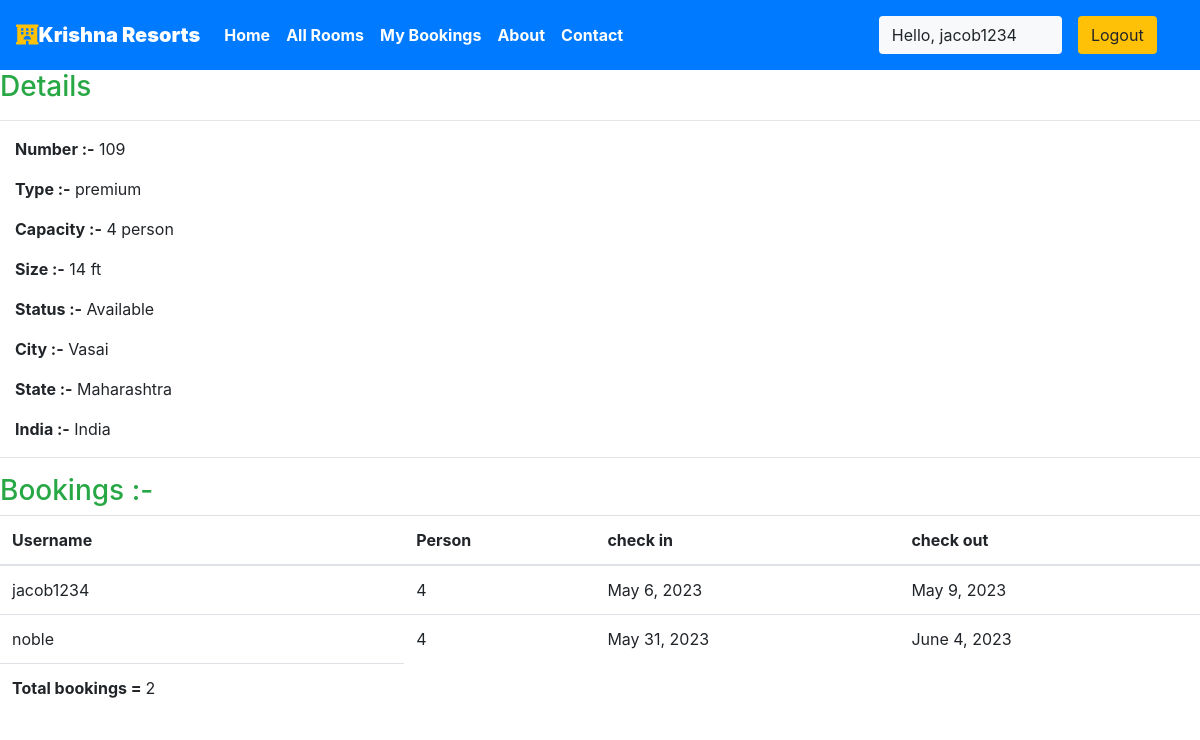
Page /staff/panel/view-room?roomid=1 (signed in) on the committed database.
### krishna/models.py (models this page shows, shortened)
class Rooms(models.Model):
    ROOM_STATUS = (
    ("1", "available"),
    ("2", "not available"),
    )
    ROOM_TYPE = (
    ("1", "premium"),
    ("2", "deluxe"),
    ("3","basic"),
    )
    room_type = models.CharField(max_length=50,choices = ROOM_TYPE)
    capacity = models.IntegerField()
    price = models.IntegerField()
    size = models.IntegerField()
    hotel = models.ForeignKey(Hotels, on_delete = models.CASCADE)
    status = models.CharField(choices =ROOM_STATUS,max_length = 15)
    roomnumber = models.IntegerField()
    image=models.ImageField(upload_to="hotels",null=True)

class Hotels(models.Model):
    name = models.CharField(max_length=30,default="krishna")
    owner = models.CharField(max_length=20)
    location = models.CharField(max_length=50)
    state = models.CharField(max_length=50,default="maharashtra")
    country = models.CharField(max_length=50,default="india")

class Reservation(models.Model):
    check_in = models.DateField(auto_now =False)
    check_out = models.DateField()
    room = models.ForeignKey(Rooms, on_delete = models.CASCADE)
    guest = models.ForeignKey(User, on_delete= models.CASCADE)
    status=models.CharField(max_length=100,default="Waiting for Approval")
    total=models.IntegerField(null=True)
    fname=models.CharField(max_length=100,null=True)
    lname=models.CharField(max_length=100,null=True)
    mobile=models.CharField(max_length=100,null=True)
    booking_id = models.CharField(max_length=100,default="null")

### krishna/views.py (the view)
# urls.py: path('staff/panel/view-room', views.view_room),
@login_required(login_url='/staff')
def view_room(request):
    room_id = request.GET['roomid']
    room = Rooms.objects.all().get(id=room_id)
    reservation = Reservation.objects.all().filter(room=room)
    return HttpResponse(render(request,'staff/viewroom.html',{'room':room,'reservations':reservation}))

### templates/staff/viewroom.html
 {% extends 'basic.html' %} {% block title %}View Room {% endblock title %} {% block body %}
<h3 class="text-success"> Details</h3>
<hr>
<div class="container mx-0 ">
    <p><b>Number :-</b> {{room.roomnumber}}</p>
    <p><b>Type :-</b> {{room.get_room_type_display}}</p>
    <p><b>Capacity :-</b> {{room.capacity}} person</p>
    <p><b>Size :-</b> {{room.size}} ft</p>
    <p><b>Status :-</b> {{room.get_status_display| capfirst}} </p>
    <p><b>City :-</b> {{room.hotel.location| capfirst}} </p>
    <p><b>State :-</b> {{room.hotel.state| capfirst}} </p>
    <p><b>India :-</b> {{room.hotel.country| capfirst}} </p>
</div>
<hr> {% if reservations %}
<h3 class="text-success">Bookings :-</h3>
<table class="table">
    <thead>
        <th>Username</th>
        <th>Person</th>
        <th>check in</th>
        <th>check out</th>
    </thead>
    {% for each_detail in reservations %}
    <tr>
        <td>{{each_detail.guest.username}}</td>
        <td>{{each_detail.room.capacity}}</td>
        <td>{{each_detail.check_in}}</td>
        <td>{{each_detail.check_out}}</td>
    </tr>
    {% endfor %}
    <tr>
        <td><b>Total bookings = </b>{{reservations | length}}</td>
    </tr>
</table>
{% else %}
<p>No details found</p>
{% endif %} {% endblock body %}

### templates/basic.html (shortened to what this page needs)
{% load static %}
<!DOCTYPE html>
<!DOCTYPE html>
<html lang="en">
<head>
    <link rel="stylesheet" href="https://use.fontawesome.com/releases/v5.7.0/css/all.css">
    <link rel="stylesheet" href="{% static 'bootstrap\bootstrap.css' %}">
    <link rel="stylesheet" href="https://maxcdn.bootstrapcdn.com/bootstrap/4.5.0/css/bootstrap.min.css" >
</head>
<body style="dbackground-image: url('https://source.unsplash.com/random');height: 100%;">
    <div class="container-fluid px-0">
        <nav class="navbar navbar-expand-lg navbar-dark bg-primary font-weight-bold">
            <a class="navbar-brand text-bold bg-black " href="/"><i class="fas fa-hotel text-warning"></i><b>Krishna Resorts</b></a>
            <div class="collapse navbar-collapse " id="navbarSupportedContent">
                <ul class="navbar-nav mr-auto ">
                    <li class="nav-item active">
                        <a class="nav-link text-bold " href="/home"> Home</a>
                    </li>
                    <li class="nav-item active">
                        <a class="nav-link text-bold " href="/room"> All Rooms </a>
                    </li>
                    {% if user.is_staff %}
                    <li class="nav-item active">
                        <a class="nav-link text-bold" href="/staff/panel">Dashboard </a>
                    </li>
                    {% elif user.is_staff == False and user.is_authenticated %}
                    <li class="nav-item active">
                            <a class="nav-link text-bold" href="/user/bookings">My Bookings </a>
                        </li>
                    {% endif %}
                    <li class="nav-item active">
                        <a class="nav-link text-bold" href="/about">About</a>
                    </li>
                    <li class="nav-item active">
                        <a class="nav-link text-bold" href="/contact">Contact </a>
                    </li>
                </ul>
                {% if user.is_authenticated %}
                      <button class="btn btn-group bg-light" data-toggle="modal" data-target="#forlogin">
                       Hello, {{request.user}}
                       <a href="/logout" class="nav-link">
                    <button class="btn btn-group bg-warning" data-toggle="modal" data-target="#forlogin">
                        Logout
                    </button></a>&nbsp; &nbsp;
                    </button>
                {% else %}
                    <a href="/user" class="nav-link">
                    <button class="btn btn-group bg-warning font-weight-bold" data-toggle="modal" data-target="#forlogin">
                        User Login
                    </button></a>
                {% endif %}
            </div>
        </nav>
    </div>
    {% block body %}
    {% endblock body %}
</body>
</html>

### templates/basic.html (style rules this page uses)
a { text-decoration: none; }

### rows in the picture
Rooms: roomnumber "109", room_type "premium", capacity "4", size "14", status "Available", hotel.location "Vasai", hotel.state "Maharashtra", hotel.country "India"
Reservation: guest.username "jacob1234", room.capacity "4", check_in "May 6, 2023", check_out "May 9, 2023"
Reservation: guest.username "noble", room.capacity "4", check_in "May 31, 2023", check_out "June 4, 2023"

### other values in the picture
{{ request.user }} "jacob1234"
{{ reservations | length }} "2"
